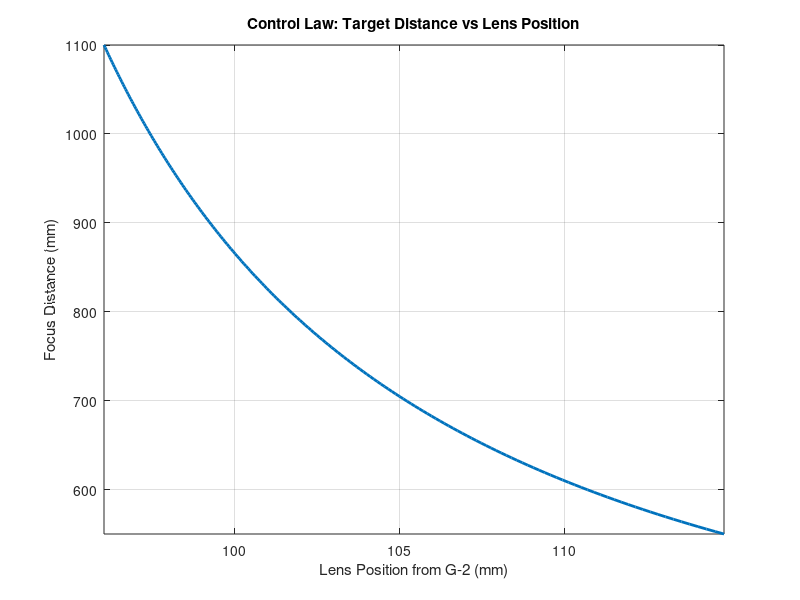
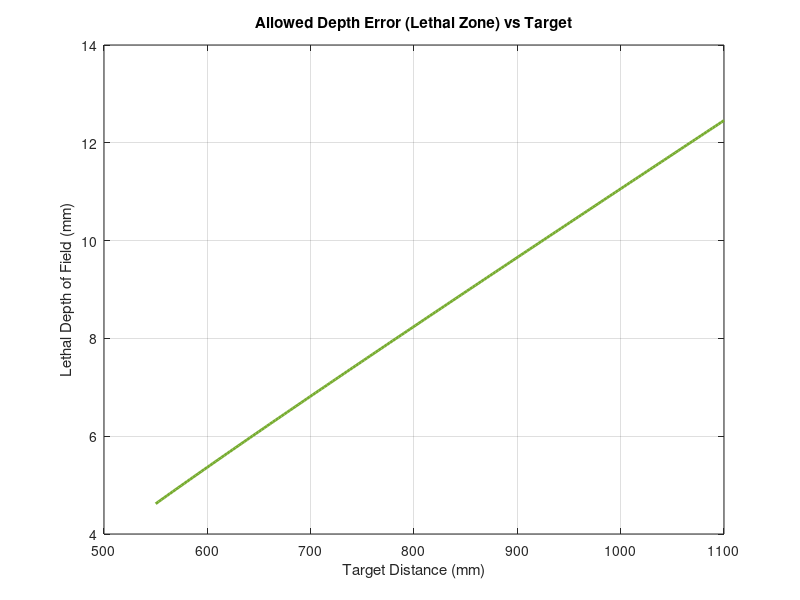

Write MATLAB code to recreate these figures, in order. (Note: this script raises an error after producing the figures.)
%% PROJECT V.E.S.P.A. - Optical Chain Specification (Rev 4.0)
% Author: Chief System Architect
% Context: Mechatronic Final Year Project
% Hardware: NUBM49 + G-2 + D63F100 Aspheric Lens

clear; clc; close all;

%% 1. SYSTEM PARAMETERS (D63F100 CONFIGURATION)
P_laser = 5.5;          % Watts (Optical Power)
f_aspheric = 100;       % mm (New Lens from D63F100)
D_aspheric = 63;        % mm (New Lens Diameter)
dist_G2_Virt = 15;      % mm (Virtual source offset behind G-2)
Target_Range = [550, 1100]; % mm
Default_Target = 800;   % mm

% Safety/Lethality Constants
T_exposure = 0.020;     % s
Fluence_Lethal = 50;    % J/cm^2
I_lethal = Fluence_Lethal / T_exposure; % 2500 W/cm^2
I_MPE_Eye = 0.0025;     % W/cm^2
I_DryLeaf = 250;        % W/cm^2

%% 2. CONTROL LAW & BEAM STATS CALCULATION
targets = linspace(Target_Range(1), Target_Range(2), 200);
lens_pos_G2 = zeros(size(targets)); 
error_margin = zeros(size(targets)); 
theta_half_G2 = deg2rad(15); % 15 deg divergence from G-2

% Lethal Radius Calculation
w_lethal = sqrt(P_laser / (pi * I_lethal)) * 10; % mm

for i = 1:length(targets)
    Z_t = targets(i);
    Z_tot = Z_t + dist_G2_Virt;
    
    % Lens Position (u)
    roots_u = roots([1, -Z_tot, f_aspheric*Z_tot]);
    u_val = min(roots_u);
    lens_pos_G2(i) = u_val - dist_G2_Virt;
    
    % Beam Stats at this distance
    v_dist = Z_t - lens_pos_G2(i);
    w_at_lens = u_val * tan(theta_half_G2);
    theta_focus = atan(w_at_lens / v_dist);
    
    % Error Margin Calc (Geometric Approximation)
    w_0 = 0.08; % Conservative min spot size (mm)
    if w_lethal > w_0
        z_delta = (w_lethal - w_0) / tan(theta_focus);
        error_margin(i) = 2 * z_delta; 
    else
        error_margin(i) = 0;
    end
end

% --- SPECIFIC STATS FOR REPORT (DEFAULT POSITION) ---
[~, idx_def] = min(abs(targets - Default_Target));
Pos_Default = lens_pos_G2(idx_def); 
Linear_Travel = max(lens_pos_G2) - min(lens_pos_G2);
Margin_Default = error_margin(idx_def);

% Calculate Beam Diameter Entering Aspheric Lens
u_default = Pos_Default + dist_G2_Virt;
Beam_Radius_Input = u_default * tan(theta_half_G2);
Beam_Diameter_Input = 2 * Beam_Radius_Input;

%% 3. POWER DENSITY SIMULATION (At Default Target)
z_sim = linspace(0, 2000, 2000); 
theta_focus_def = atan(Beam_Radius_Input / (Default_Target - Pos_Default));
Power_Density = zeros(size(z_sim));

for k = 1:length(z_sim)
    dist_from_focus = abs(z_sim(k) - Default_Target);
    w_z = 0.08 + dist_from_focus * tan(theta_focus_def); 
    Power_Density(k) = P_laser / (pi * (w_z/10)^2);
end

Peak_Intensity = max(Power_Density);

%% 4. VISUALIZATION

% --- FIGURE 1: CONTROL LAW ---
figure('Name', 'VESPA Fig 1: Control Law (D63F100)', 'Color', 'white');
plot(lens_pos_G2, targets, 'LineWidth', 2, 'Color', '#0072BD');
grid on;
title('Control Law: Target Distance vs Lens Position');
xlabel('Lens Position from G-2 (mm)');
ylabel('Focus Distance (mm)');
axis tight;

% --- FIGURE 2: ERROR MARGIN ---
figure('Name', 'VESPA Fig 2: Allowed Error Margin', 'Color', 'white');
plot(targets, error_margin, 'LineWidth', 2, 'Color', '#77AC30');
grid on;
title('Allowed Depth Error (Lethal Zone) vs Target');
xlabel('Target Distance (mm)');
ylabel('Lethal Depth of Field (mm)');
yline(Margin_Default, '--k', sprintf('Margin @ 800mm: %.1f mm', Margin_Default));

% --- FIGURE 3: POWER DENSITY ---
figure('Name', 'VESPA Fig 3: Power Density', 'Color', 'white');
semilogy(z_sim, Power_Density, 'r', 'LineWidth', 1.5); hold on;
yline(I_lethal, '--k', 'Lethal Threshold');
yline(I_DryLeaf, '--g', 'Fire Limit');
yline(I_MPE_Eye, '-.b', 'Eye Safety');

% Formatting
ax = gca; ax.XAxis.Exponent = 0; xticks(0:200:2000);
xlim([400 1800]); ylim([1e-4 1e6]);
grid on;
title('Power Density Profile (Log Scale)');
xlabel('Distance from G-2 (mm)');
ylabel('Power Density (W/cm^2)');
legend('Beam Profile', 'Lethal', 'Fire Safety', 'Eye Safety', 'Location', 'southwest');

%% 5. FINAL REPORT OUTPUT
fprintf('==================================================\n');
fprintf('       PROJECT V.E.S.P.A. - OPTICAL REPORT        \n');
fprintf('==================================================\n');
fprintf('1. HARDWARE SELECTION\n');
fprintf('   * Aspheric Lens           : D63F100 (Dia 63mm, f=100mm)\n');
fprintf('   * Actuator                : Precision 35mm Stepper\n');
fprintf('--------------------------------------------------\n');
fprintf('2. BEAM STATISTICS (At 800mm Default Focus)\n');
fprintf('   * Lens Position (from G2) : %.2f mm\n', Pos_Default);
fprintf('   * Beam Diameter (Input)   : %.2f mm\n', Beam_Diameter_Input);
fprintf('     (Fill Factor: %.1f%% of 63mm aperture)\n', (Beam_Diameter_Input/D_aspheric)*100);
fprintf('   * Peak Intensity          : %.2e W/cm^2\n', Peak_Intensity);
fprintf('--------------------------------------------------\n');
fprintf('3. MECHANICAL REQUIREMENTS\n');
fprintf('   * Total Linear Travel     : %.2f mm\n', Linear_Travel);
fprintf('   * Lethal Depth (DoF)      : %.2f mm\n', Margin_Default);
fprintf('==================================================\n');
